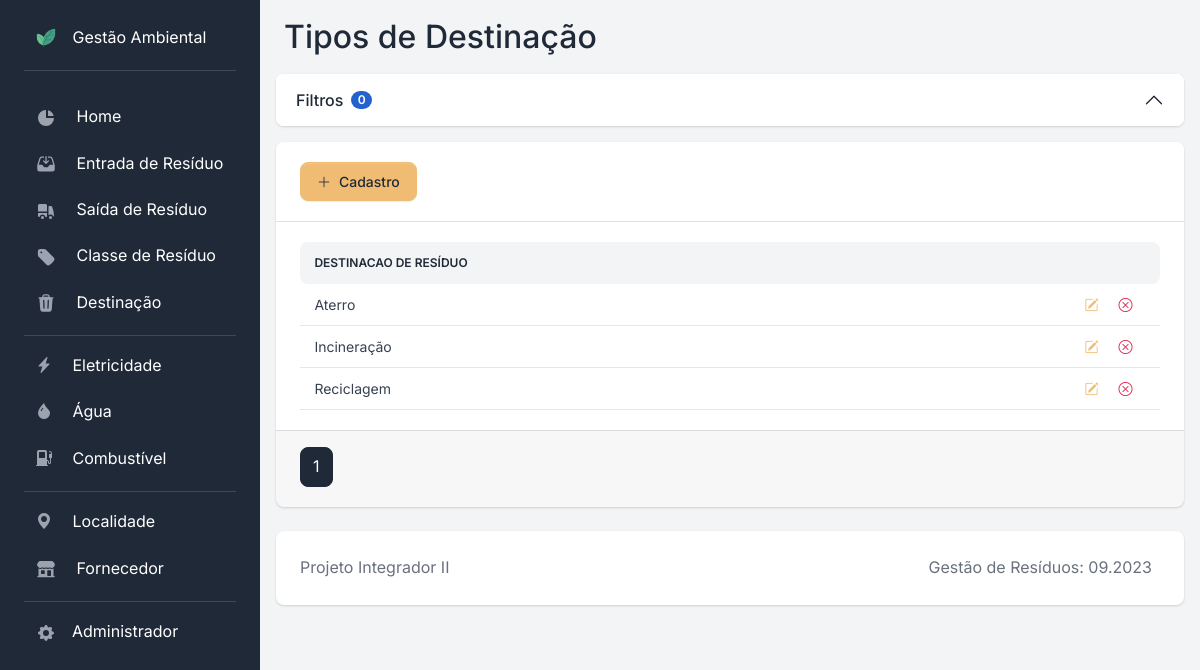
The app's page /destinacao/ with its own data.
### apps/destinacao/models.py (models this page shows, shortened)
class Destinacao(models.Model):
    id_destinacao = models.AutoField(primary_key=True)
    nome = models.CharField(max_length=50, null=False, blank=False)
    class Meta:
        db_table = "destinacao"
        ordering = ["nome"]
        verbose_name = "Destinação"
        verbose_name_plural = "Destinações"

### apps/destinacao/views.py (the view)
# urls.py: path("", views.destinacao_index, name="destinacao"),
def destinacao_index(request):
    page_number = request.GET.get("page")
    model_filter = DestinacaoFilter(request.GET, queryset=Destinacao.objects.all())
    query_paginated = Paginator(model_filter.qs, PAGESIZE)
    query_filtered = query_paginated.get_page(page_number)
    context = {
        "object_list": query_filtered,
        "filter_form": model_filter.form,
        "number_of_active_filters": count_active_filters(request, model_filter),
    }
    return render(request, "destinacao/destinacao.html", context)

### apps/utils.py (called while the page is built)
def count_active_filters(request, form):
    active_filters = []
    for field in request.GET.items():
        if field[0] != "page" and field[0] in form.data.keys() and field[1] != "":
            active_filters.append(field[0])
    return len(active_filters)

### templatetags/is_checkbox.py (called while the page is built)
@register.filter(name="is_multiple_choice")
def is_multiple_choice(field):
    return isinstance(field.field.widget, CheckboxSelectMultiple)

### templates/destinacao/destinacao.html (shortened to what this page needs)
{% extends 'base_card.html' %}
{% block title %}Tipos de Destinação{% endblock %}
{% block content %}
    <div class="table-responsive">
        <table class="table table-centered mb-0 rounded table-sm">
            <thead class="thead-light">
                <tr>
                    <th class="align-middle border-0 rounded-start">destinacao de Resíduo</th>
                    <th class="align-middle border-0 rounded-end"></th>
                </tr>
            </thead>
            <tbody>
                {% for entry in object_list %}
                    <tr class="align-middle">
                        <td>{{ entry.nome }}</td>
                        <td>
                            <div class="d-flex justify-content-end me-3">
                                <a href="{% url 'destinacao_edit' pk=entry.id_destinacao %}" title="Editar">
                                    <button class="btn btn-sm shadow-none border-0">
                                        <i class="bi bi-pencil-square text-secondary"></i>
                                    </button>
                                </a>
                                <form onsubmit="return confirm('Confirmar deleção?');"
                                      action="{% url 'destinacao_delete' pk=entry.id_destinacao %}"
                                      method="POST"
                                      value="delete">
                                    <button class="btn btn-sm shadow-none border-0" title="Deletar">
                                        <i class="bi bi-x-circle text-danger"></i>
                                    </button>
                                </form>
                            </div>
                        </td>
                    </tr>
                {% empty %}
                    <tr>
                        <td colspan="5">Nenhuma destinacao cadastrada</td>
                    </tr>
                {% endfor %}
            </tbody>
        </table>
    </div>
{% endblock content %}

### records on screen
Destinacao: nome "Aterro"
Destinacao: nome "Incineração"
Destinacao: nome "Reciclagem"

### other values on screen
{{ number_of_active_filters }} "0"
{{ i }} "1"
